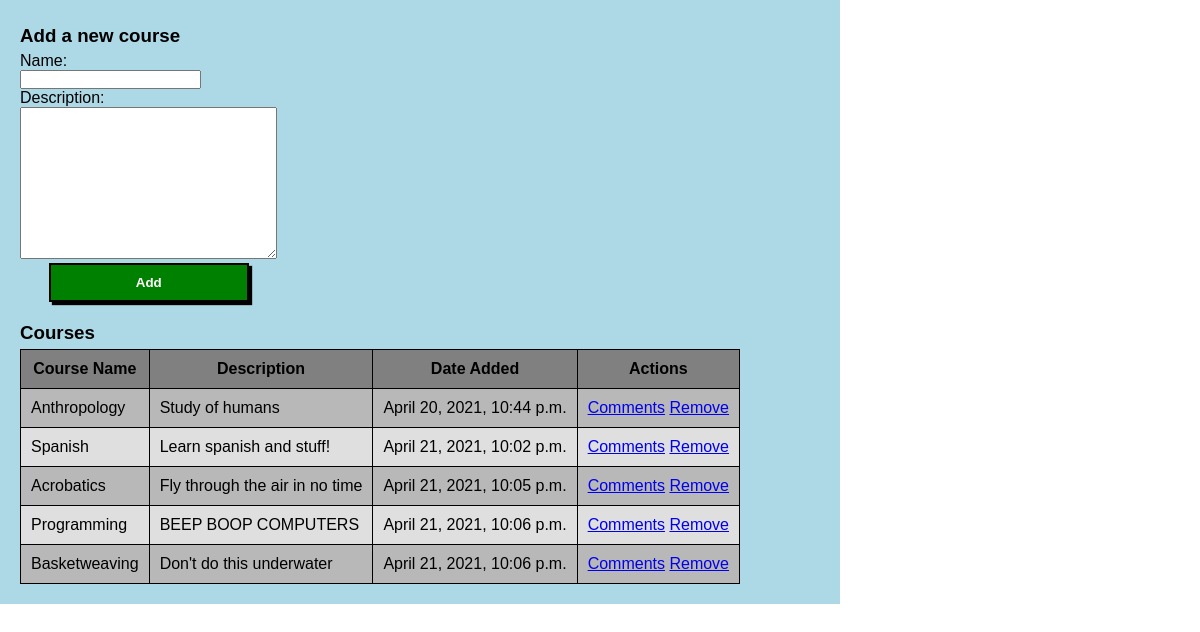
Before: / with the older database file.
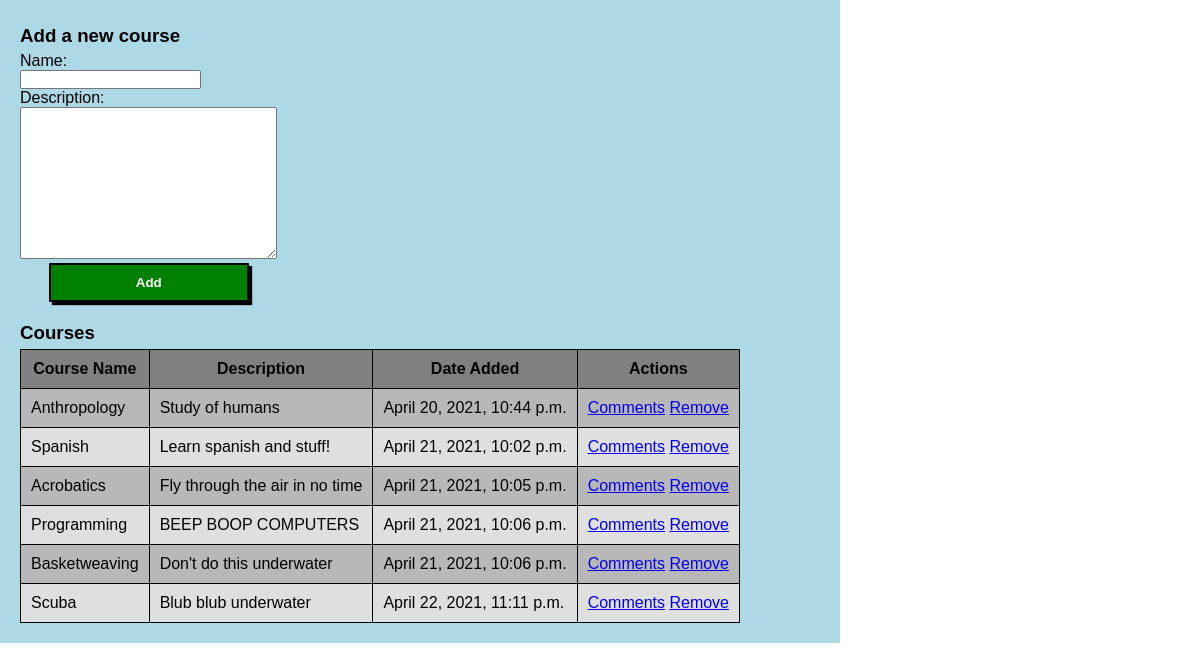
After: the same page with the newer database file.
### courses_app/models.py (models this page shows)
class Course(models.Model):
    name = models.CharField(max_length=32)
    objects = Course_Manager()
    created_at = models.DateTimeField(auto_now_add=True)
    updated_at = models.DateTimeField(auto_now=True)

class Description(models.Model):
    course = models.OneToOneField(Course, on_delete=models.CASCADE, primary_key=True)
    text = models.TextField()
    objects = Description_Manager()
    created_at = models.DateTimeField(auto_now_add=True)
    updated_at = models.DateTimeField(auto_now=True)
    def __str__(self):
        return self.text

### courses_app/views.py (the view)
# urls.py: path('', views.index),
def index(request):
    context = {
        'courses': Course.objects.all(),
    }
    return render(request, 'index.html', context)

### courses_app/templates/index.html (shortened to what this page needs)
<!DOCTYPE html>
<html lang="en">
<head>
    {% load static %}
    <link rel="stylesheet" type="text/css" href="{% static 'style.css' %}">
</head>
<body>
    <div id="wrapper">
        <form id="add-course" action="/courses/create/" method="POST">
            <h3>Add a new course</h3>
            <label for="name">Name:</label><br>
            <input type="text" name="name" id="name">
            <br>
            <label for="description">Description:</label><br>
            <textarea name="description" id="description" cols="30" rows="10"></textarea>
            <br>
            <input class="add-button styled-button" type="submit" value="Add">
        </form>
        <div id="table-wrapper">
            <h3>Courses</h3>
            <table>
                <thead>
                    <tr>
                        <th>Course Name</th>
                        <th>Description</th>
                        <th>Date Added</th>
                        <th>Actions</th>
                    </tr>
                </thead>
                <tbody>
                    {% for course in courses %}
                        <tr>
                            <td>{{course.name}}</td>
                            <td>{{course.description}}</td>
                            <td>{{course.created_at}}</td>
                            <td>
                                <a href="/courses/{{course.id}}">Comments</a>
                                <a class="remove" course-name="{{course.name}}" course-id="{{course.id}}" href="#">Remove</a>
                            </td>
                        </tr>
                    {% endfor %}
                </tbody>
            </table>
        </div>
    </div>
</body>
</html>

Changed rows visible on the page:
added Course: name "Scuba", description "Blub blub underwater", created_at "April 22, 2021, 11:11 p.m."
